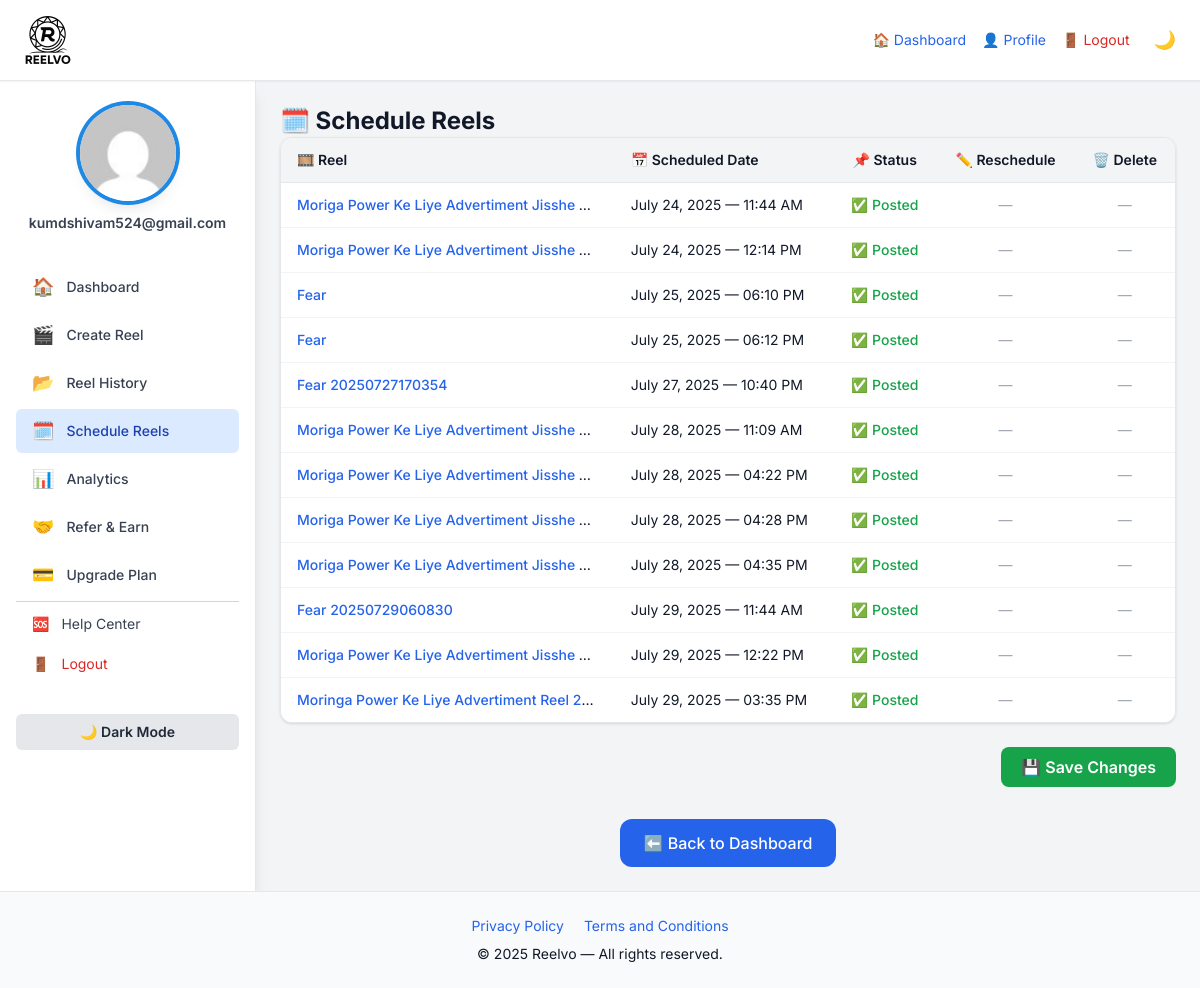
The app's page /schedule (signed in) with its own data.
### models/schedule.py (models this page shows, shortened)
class Schedule(db.Model, TimestampMixin):
    __tablename__ = 'schedules'
    id = db.Column(db.Integer, primary_key=True, autoincrement=True)
    user_id = db.Column(db.Integer, db.ForeignKey('users.id'), nullable=False)
    reel_id = db.Column(db.Integer, db.ForeignKey('reels.id'), nullable=False)
    scheduled_for = db.Column(db.DateTime, nullable=True)
    timezone = db.Column(db.String(50), default='Asia/Kolkata', nullable=False)
    retry_count = db.Column(db.Integer, default=0, nullable=False)
    status = db.Column(db.String(20), default='pending', nullable=False)  # Values: pending/processing/posted/failed
    error_log = db.Column(db.Text)
    __table_args__ = (
        db.CheckConstraint("status IN ('pending', 'processing', 'posted', 'failed')"),
        db.Index('idx_schedule_time', 'scheduled_for'),
        db.Index('idx_schedule_status', 'status'),
        db.Index('idx_schedule_user', 'user_id'),
    )

### routes/schedule.py (the view)
@schedule_bp.route("/schedule", methods=["GET"])
def list_scheduled_jobs_view():
    user_id = get_user_id()
    if not user_id:
        return redirect(url_for("auth.index"))
    schedules = Schedule.query.filter_by(user_id=user_id)\
        .order_by(Schedule.scheduled_for.asc()).all()
    for item in schedules:
        reel = Reel.query.get(item.reel_id)
        item.title = reel.title if reel else "Untitled Reel"
    current_app.logger.debug(
        f"[Schedule] user_id={user_id} loaded {len(schedules)} scheduled items."
    )
    return render_template(
        "schedule.html",
        user_id=user_id,
        scheduled=schedules
    )

### utils/auth_utils.py (called while the page is built)
def get_user_id() -> Optional[int]:
    user = session.get("user")
    return user.get("id") if user else None

### templates/schedule.html (shortened to what this page needs)
{% extends "base.html" %}
{% block heading %}
<span class="inline-flex items-center gap-2 text-2xl font-bold text-gray-900 dark:text-gray-600">
  🗓️ Schedule Reels
</span>
{% endblock %}
{% block content %}
<section class="space-y-8" role="region" aria-label="Scheduled Reels Section">
  {% if scheduled and scheduled|length > 0 %}
  <form method="post"
        action="{{ url_for('schedule.update_schedule') }}"
        aria-label="Scheduled Reels Management Form">
    <div class="overflow-x-auto border border-gray-200 dark:border-gray-700 rounded-xl shadow">
      <table class="min-w-full divide-y divide-gray-200 dark:divide-gray-700 text-sm text-gray-900 dark:text-gray-100">
        <thead class="bg-gray-100 dark:bg-gray-800">
          <tr class="text-left">
            <th class="px-4 py-3 font-semibold">🎞️ Reel</th>
            <th class="px-4 py-3 font-semibold">📅 Scheduled Date</th>
            <th class="px-4 py-3 font-semibold text-center">📌 Status</th>
            <th class="px-4 py-3 font-semibold text-center">✏️ Reschedule</th>
            <th class="px-4 py-3 font-semibold text-center">🗑️ Delete</th>
          </tr>
        </thead>
        <tbody class="divide-y divide-gray-100 dark:divide-gray-800 bg-white dark:bg-gray-900">
          {% for item in scheduled %}
          <tr class="hover:bg-gray-50 dark:hover:bg-gray-800 transition">
            <td class="px-4 py-3 max-w-xs truncate" title="{{ item.title }}">
              <span class="text-blue-600 dark:text-blue-400 font-medium">{{ item.title }}</span>
            </td>
            <td class="px-4 py-3">
              {% if item.scheduled_for %}
                {{ item.scheduled_for.strftime('%B %d, %Y — %I:%M %p') }}
              {% else %}
                —
              {% endif %}
            </td>
            <td class="px-4 py-3 text-center">
              {% if item.status == 'posted' %}
                <span class="inline-flex items-center gap-1 text-green-600 dark:text-green-400 font-medium">
                  ✅ Posted
                </span>
              {% elif item.status == 'failed' %}
                <span class="inline-flex items-center gap-1 text-red-600 dark:text-red-400 font-medium">
                  ❌ Failed
                </span>
              {% elif item.status == 'processing' %}
                <span class="inline-flex items-center gap-1 text-blue-600 dark:text-blue-400 font-medium">
                  🔄 Processing
                </span>
              {% else %}
                <span class="inline-flex items-center gap-1 text-yellow-600 dark:text-yellow-400 font-medium">
                  ⏳ Pending
                </span>
              {% endif %}
            </td>
            <td class="px-4 py-3 text-center">
              {% if item.status != 'posted' %}
              <label for="reschedule_{{ item.id }}" class="sr-only">Reschedule {{ item.title }}</label>
              <input type="datetime-local"
                     id="reschedule_{{ item.id }}"
                     name="reschedule_{{ item.id }}"
                     value="{{ item.scheduled_for.strftime('%Y-%m-%dT%H:%M') if item.scheduled_for else '' }}"
                     class="px-3 py-2 rounded-md border border-gray-300 dark:border-gray-600 bg-white dark:bg-gray-800 text-gray-900 dark:text-gray-100 focus:outline-none focus:ring-2 focus:ring-blue-500 text-sm" />
              {% else %}
              <span class="text-gray-400 dark:text-gray-500">—</span>
              {% endif %}
            </td>
            <td class="px-4 py-3 text-center">
              {% if item.status != 'posted' %}
              <input type="checkbox"
                     id="delete_{{ item.id }}"
                     name="delete_{{ item.id }}"
                     class="accent-red-600 rounded border-gray-300 dark:border-gray-600 focus:ring-red-500"
                     aria-label="Delete {{ item.title }}">
              {% else %}
              <span class="text-gray-400 dark:text-gray-500">—</span>
              {% endif %}
            </td>
          </tr>
          {% endfor %}
        </tbody>
      </table>
    </div>
    <div class="mt-6 flex justify-end">
      <button type="submit"
              class="inline-flex items-center gap-2 bg-green-600 hover:bg-green-700 text-white px-5 py-2 rounded-lg font-semibold focus:outline-none focus:ring-2 focus:ring-green-500 transition">
        💾 Save Changes
      </button>
    </div>
  </form>
  {% else %}
    <div class="text-center text-gray-600 dark:text-gray-600 text-lg mt-8">
      ⚠️ You don’t have any scheduled reels.
    </div>
  {% endif %}
  <div class="mt-12 text-center">
    <a href="{{ url_for('dashboard.dashboard') }}"
       class="inline-flex items-center justify-center gap-2 bg-blue-600 hover:bg-blue-700 text-white px-6 py-3 rounded-xl font-medium transition"
       aria-label="Back to Dashboard">
      ⬅️ Back to Dashboard
    </a>
  </div>
</section>
{% endblock %}

### templates/base.html (style rules this page uses)
body { font-family: 'Inter', sans-serif; transition: background-color 0.3s ease, color 0.3s ease; }

### records on screen
Schedule: title "Moriga Power Ke Liye Advertiment Jisshe…", scheduled_for "July 24, 2025 — 11:44 AM", status "✅ Posted"
Schedule: title "Moriga Power Ke Liye Advertiment Jisshe…", scheduled_for "July 24, 2025 — 12:14 PM", status "✅ Posted"
Schedule: title "Fear", scheduled_for "July 25, 2025 — 06:10 PM", status "✅ Posted"
Schedule: title "Fear", scheduled_for "July 25, 2025 — 06:12 PM", status "✅ Posted"
Schedule: title "Fear 20250727170354", scheduled_for "July 27, 2025 — 10:40 PM", status "✅ Posted"
Schedule: title "Moriga Power Ke Liye Advertiment Jisshe…", scheduled_for "July 28, 2025 — 11:09 AM", status "✅ Posted"
Schedule: title "Moriga Power Ke Liye Advertiment Jisshe…", scheduled_for "July 28, 2025 — 04:22 PM", status "✅ Posted"
Schedule: title "Moriga Power Ke Liye Advertiment Jisshe…", scheduled_for "July 28, 2025 — 04:28 PM", status "✅ Posted"
Schedule: title "Moriga Power Ke Liye Advertiment Jisshe…", scheduled_for "July 28, 2025 — 04:35 PM", status "✅ Posted"
Schedule: title "Fear 20250729060830", scheduled_for "July 29, 2025 — 11:44 AM", status "✅ Posted"
Schedule: title "Moriga Power Ke Liye Advertiment Jisshe…", scheduled_for "July 29, 2025 — 12:22 PM", status "✅ Posted"
Schedule: title "Moringa Power Ke Liye Advertiment Reel 2…", scheduled_for "July 29, 2025 — 03:35 PM", status "✅ Posted"

### other values on screen
{{ user_email }} "kumdshivam524@gmail.com"
{{ icon }} "🏠" "🎬" "📂" "🗓️" "📊" "🤝" "💳"
{{ label }} "Dashboard" "Create Reel" "Reel History" "Schedule Reels" "Analytics" "Refer & Earn" "Upgrade Plan"
{{ current_year or 2025 }} "2025"
